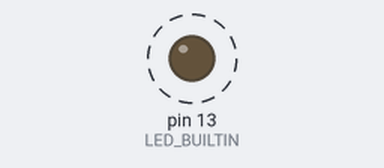
This sketch was run on a simulated Arduino Uno, built with avr-gcc and run on an emulated ATmega328P. On the bench: output pins drawn as LEDs (lit = HIGH). Dashed ring = blinking. What the sketch prints to the serial monitor is not drawn.

Above: at 0.5 s.
Timing chart, 0 to 3.0 s (numbered marks = the images above):
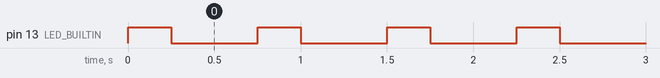

The sketch:

blink.ino
```cpp
/*
 * Does it blink?
 */

void setup()
{
  Serial.begin(9600);
  pinMode(LED_BUILTIN, OUTPUT);
}

void loop()
{
  Serial.write("blink ");
  digitalWrite(LED_BUILTIN, HIGH);
  delay(250);
  digitalWrite(LED_BUILTIN, LOW);
  delay(500);
}
```

Measured:
- by itself, pin 13 (LED_BUILTIN): alternates HIGH for 0.25 s and LOW for 0.50 s
